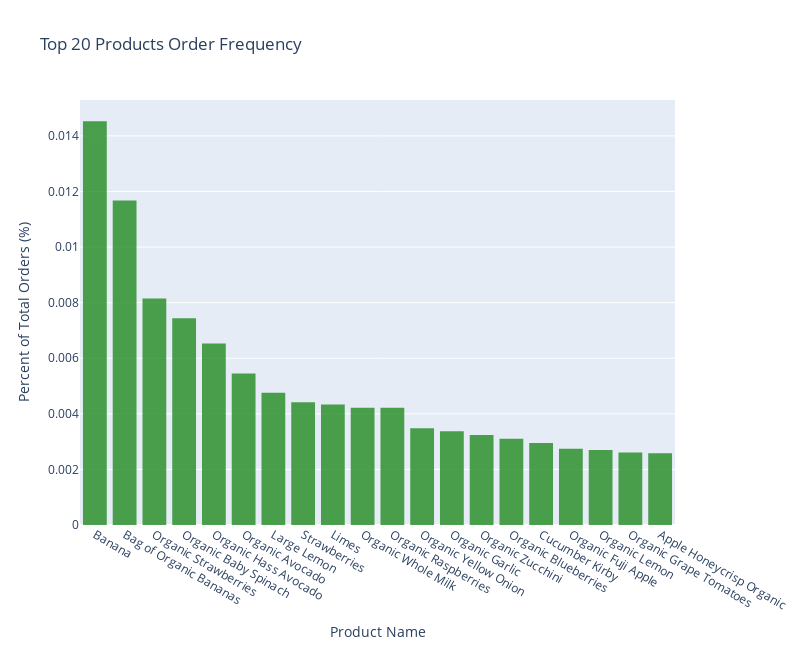

Notebook code for this chart:
### Code cell
# plot hist of products frequency using plotly
fig2 = px.histogram(prod_freq[:20], x='product_name', y='frequency',
                   title='Top 20 Products Order Frequency',
                   opacity=.8,
                   color_discrete_sequence=['forestgreen'],
                   height = 650, width = 800)

# update axis labels
fig2.update_layout(
    xaxis_title='Product Name',
    yaxis_title='Percent of Total Orders (%)')

fig2.show()

### Figure 1 — Plotly figure (JSON) as saved in the notebook; plotly's stock layout.template omitted (floating-point values rounded to 4 significant figures)
{"data": [{"alignmentgroup": "True", "bingroup": "x", "histfunc": "sum", "hovertemplate": "product_name=%{x}<br>sum of frequency=%{y}<extra></extra>", "legendgroup": "", "marker": {"color": "forestgreen", "opacity": 0.8, "pattern": {"shape": ""}}, "name": "", "offsetgroup": "", "orientation": "v", "showlegend": false, "type": "histogram", "x": ["Banana", "Bag of Organic Bananas", "Organic Strawberries", "Organic Baby Spinach", "Organic Hass Avocado", "Organic Avocado", "Large Lemon", "Strawberries", "Limes", "Organic Whole Milk", "Organic Raspberries", "Organic Yellow Onion", "Organic Garlic", "Organic Zucchini", "Organic Blueberries", "Cucumber Kirby", "Organic Fuji Apple", "Organic Lemon", "Organic Grape Tomatoes", "Apple Honeycrisp Organic"], "xaxis": "x", "y": [0.01453, 0.01168, 0.008149, 0.007443, 0.006531, 0.005447, 0.004754, 0.004419, 0.004337, 0.004223, 0.004217, 0.003481, 0.003369, 0.003235, 0.003106, 0.002949, 0.002747, 0.002698, 0.002604, 0.002581], "yaxis": "y"}], "layout": {"barmode": "relative", "height": 650, "legend": {"tracegroupgap": 0}, "title": {"text": "Top 20 Products Order Frequency"}, "width": 800, "xaxis": {"anchor": "y", "domain": [0, 1], "title": {"text": "Product Name"}}, "yaxis": {"anchor": "x", "domain": [0, 1], "title": {"text": "Percent of Total Orders (%)"}}}}
